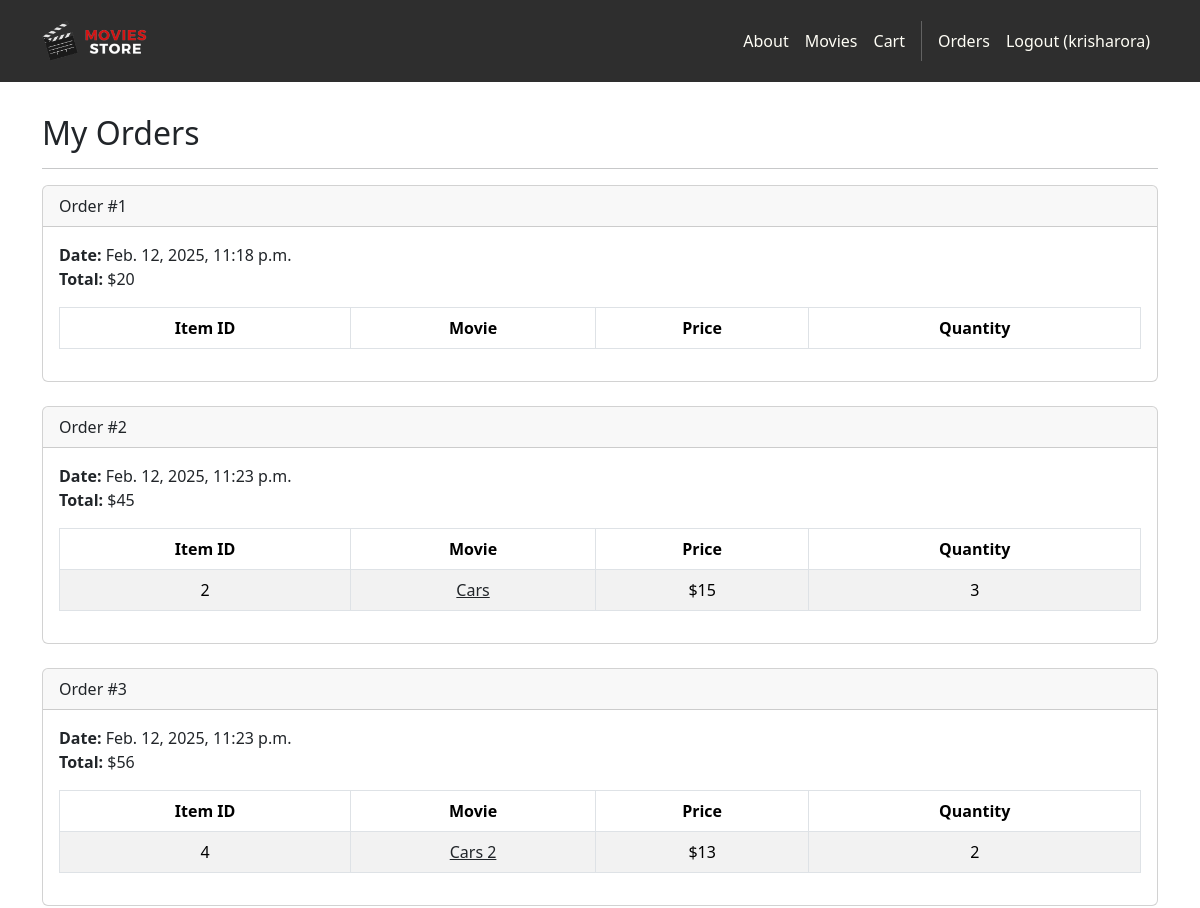
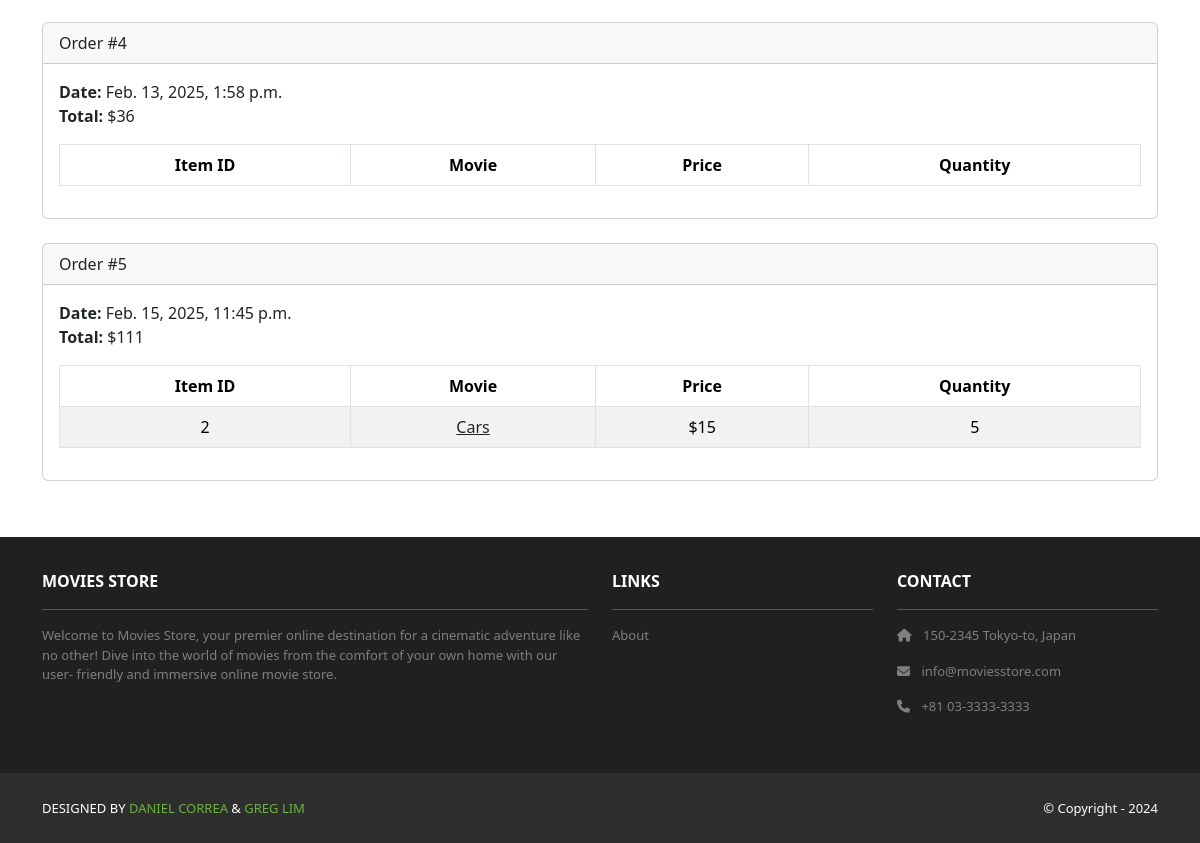
/accounts/orders/ (signed in), run on an earlier commit of the app's database (2 pictures, top to bottom).
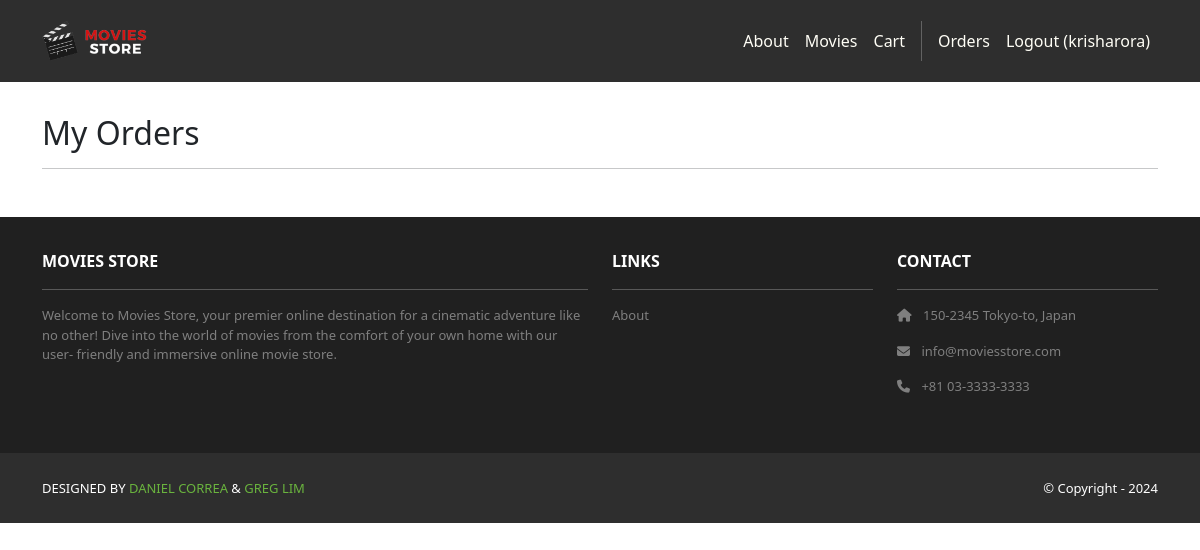
And on a later commit of the database.
### cart/models.py (models this page shows, shortened)
class Order(models.Model):
    id = models.AutoField(primary_key=True)
    total = models.IntegerField()
    date = models.DateTimeField(auto_now_add=True)
    user = models.ForeignKey(User,
        on_delete=models.CASCADE)

class Item(models.Model):
    id = models.AutoField(primary_key=True)
    price = models.IntegerField()
    quantity = models.IntegerField()
    order = models.ForeignKey(Order,
        on_delete=models.CASCADE)
    movie = models.ForeignKey(Movie,
        on_delete=models.CASCADE)

### movies/models.py (models this page shows, shortened)
class Movie(models.Model):
    id = models.AutoField(primary_key=True)
    name = models.CharField(max_length=255)
    price = models.IntegerField()
    description = models.TextField()
    image = models.ImageField(upload_to='movie_images/')

### accounts/views.py (the view)
# urls.py: path('orders/', views.orders, name='accounts.orders'),
@login_required
def orders(request):
    template_data = {}
    template_data['title'] = 'Orders'
    template_data['orders'] = request.user.order_set.all()
    return render(request, 'accounts/orders.html',
        {'template_data': template_data})

### accounts/templates/accounts/orders.html
{% extends 'base.html' %}
{% block content %}
<div class="p-3">
  <div class="container">
    <div class="row mt-3">
      <div class="col mx-auto mb-3">
        <h2>My Orders</h2>
        <hr />
        {% for order in template_data.orders %}
        <div class="card mb-4">
          <div class="card-header">
            Order #{{ order.id }}
          </div>
          <div class="card-body">
            <b>Date:</b> {{ order.date }}<br />
            <b>Total:</b> ${{ order.total }}<br />
            <table class="table table-bordered
              table-striped text-center mt-3">
              <thead>
                <tr>
                  <th scope="col">Item ID</th>
                  <th scope="col">Movie</th>
                  <th scope="col">Price</th>
                  <th scope="col">Quantity</th>
                </tr>
              </thead>
              <tbody>
                {% for item in order.item_set.all %}
                <tr>
                  <td>{{ item.movie.id }}</td>
                  <td>
                    <a class="link-dark"
                      href="{% url 'movies.show' id=item.movie.id %}">
                      {{ item.movie.name }}
                    </a>
                  </td>
                  <td>${{ item.movie.price }}</td>
                  <td>{{ item.quantity }}</td>
                </tr>
                {% endfor %}
              </tbody>
            </table>
          </div>
        </div>
        {% endfor %}
      </div>
    </div>
  </div>
</div>
{% endblock content %}

What changed in the data, as far as the page shows it:
removed Order: id "1", date "Feb. 12, 2025, 11:18 p.m.", total "20"
removed Order: id "2", date "Feb. 12, 2025, 11:23 p.m.", total "45"
removed Item: movie.id "2", movie.name "Cars", movie.price "15", quantity "3"
removed Order: id "3", date "Feb. 12, 2025, 11:23 p.m.", total "56"
removed Item: movie.id "4", movie.name "Cars 2", movie.price "13", quantity "2", shown under "3"
removed Order: id "4", date "Feb. 13, 2025, 1:58 p.m.", total "36"
removed Order: id "5", date "Feb. 15, 2025, 11:45 p.m.", total "111"
removed Item: movie.id "2", movie.name "Cars", movie.price "15", quantity "5"
